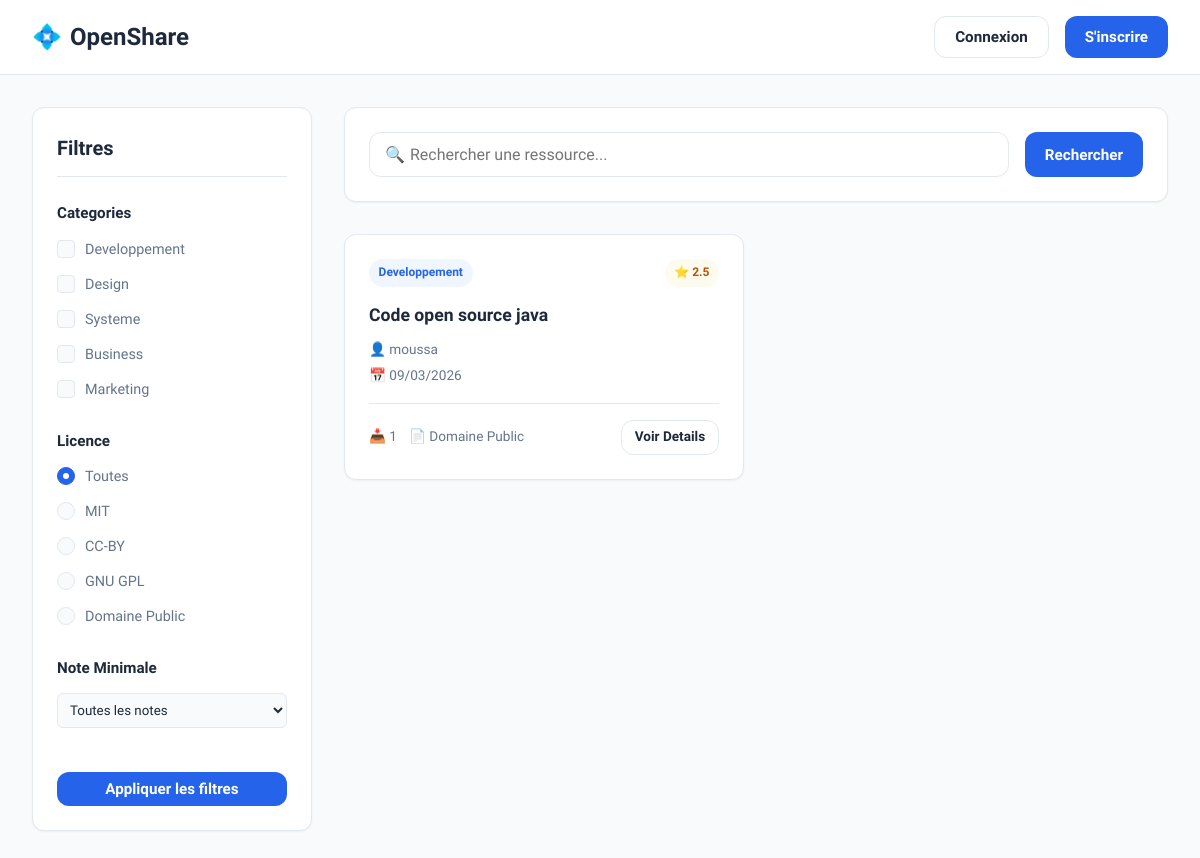
The page / on the database its author committed.
### tables this page shows
CREATE TABLE IF NOT EXISTS `ressources` (
  `id` int(11) NOT NULL AUTO_INCREMENT,
  `titre` varchar(255) NOT NULL,
  `description` text,
  `categorie` varchar(100) NOT NULL,
  `licence` varchar(100) NOT NULL,
  `fichier_url` varchar(255) NOT NULL,
  `auteur` varchar(100) NOT NULL,
  `auteur_id` int(11) DEFAULT NULL,
  `note_moyenne` decimal(3,2) NOT NULL DEFAULT '0.00',
  `nb_telechargements` int(11) NOT NULL DEFAULT '0',
  `statut` enum('en_attente','valide','rejete') NOT NULL DEFAULT 'valide',
  `date_ajout` timestamp NOT NULL DEFAULT CURRENT_TIMESTAMP,
  PRIMARY KEY (`id`),
  KEY `auteur_id` (`auteur_id`)
);

### index.php (the view, shortened to what this page needs)
<?php
$searchTitre = $_GET['titre'] ?? '';
$resources = [];
if (isset($pdo)) {
    try {
        $whereSql = "WHERE statut = 'valide'";
        $limit = 9;
        $page = isset($_GET['page']) ? (int)$_GET['page'] : 1;
        $offset = ($page - 1) * $limit;
        $sql = "SELECT * FROM ressources " . $whereSql . " ORDER BY nb_telechargements DESC LIMIT " . (int)$limit . " OFFSET " . (int)$offset;
        $stmt = $pdo->prepare($sql);
        $stmt->execute();
        $resources = $stmt->fetchAll();
    } catch (Exception $e) {
        $dbError = "Erreur de requete : " . $e->getMessage();
    }
}
$categories_disponibles = ['Developpement', 'Design', 'Systeme', 'Business', 'Marketing'];
$licences_disponibles = ['MIT', 'CC-BY', 'GNU GPL', 'Domaine Public'];
?>
<!DOCTYPE html>
<html lang="fr">
<head>
    <link rel="stylesheet" href="assets/css/style.css">
</head>
<body>
    <nav class="navbar">
        <div class="nav-container">
            <a href="index.php" class="logo">
                <span class="logo-icon">💠</span>
                OpenShare
            </a>
            <div class="nav-actions">
                <?php if(isset($_SESSION['user_id'])): ?>
                    <a href="profil.php" style="display:flex; align-items:center; margin-right:1rem; color:var(--text-muted); font-size:0.9rem; text-decoration:none;">
                        👤 <?= htmlspecialchars($_SESSION['user_name']) ?>
                    </a>
                    <a href="publish.php" class="btn btn-primary">Publier</a>
                    <a href="includes/auth.php?action=logout" class="btn btn-outline">Deconnexion</a>
                <?php else: ?>
                    <a href="login.php" class="btn btn-outline">Connexion</a>
                    <a href="registre.php" class="btn btn-primary">S'inscrire</a>
                <?php endif; ?>
            </div>
        </div>
    </nav>
    <main class="main-container">
        <aside class="sidebar">
            <h2 class="sidebar-title">Filtres</h2>
            <form action="index.php" method="GET" id="filter-form">
                <div class="filter-group">
                    <h3>Categories</h3>
                    <div class="filter-options">
                        <?php foreach($categories_disponibles as $cat): ?>
                        <label class="checkbox-container">
                            <span class="checkmark"></span>
                            <?= $cat ?>
                        </label>
                        <?php endforeach; ?>
                    </div>
                </div>
                <div class="filter-group">
                    <h3>Licence</h3>
                    <div class="filter-options">
                        <label class="radio-container">
                            <span class="radiomark"></span>
                            Toutes
                        </label>
                        <?php foreach($licences_disponibles as $lic): ?>
                        <label class="radio-container">
                            <span class="radiomark"></span>
                            <?= $lic ?>
                        </label>
                        <?php endforeach; ?>
                    </div>
                </div>
                <div class="filter-group">
                    <h3>Note Minimale</h3>
                    <select name="note" class="form-select" onchange="this.form.submit()">
                        <option value="">Toutes les notes</option>
                    </select>
                </div>
                <button type="submit" class="btn btn-primary btn-block" style="margin-top: 20px;">Appliquer les filtres</button>
            </form>
        </aside>
        <section class="content-area">
            <div class="search-header">
                <form action="index.php" method="GET" class="search-form">
                    <div class="search-input-wrapper">
                        <span class="search-icon">🔍</span>
                        <input type="text" name="titre" class="search-input" placeholder="Rechercher une ressource..." value="<?= htmlspecialchars($searchTitre) ?>">
                    </div>
                    <button type="submit" class="btn btn-primary">Rechercher</button>
                </form>
            </div>
            <div class="resource-grid">
                <?php if(empty($resources)): ?>
                    <div class="empty-state">
                        <p>Aucune ressource trouvee pour ces criteres.</p>
                    </div>
                <?php else: ?>
                    <?php foreach($resources as $res): ?>
                    <div class="card">
                        <div class="card-header">
                            <span class="badge badge-category"><?= htmlspecialchars($res['categorie']) ?></span>
                            <span class="badge badge-rating">⭐ <?= number_format($res['note_moyenne'], 1) ?></span>
                        </div>
                        <div class="card-body">
                            <h3 class="card-title"><?= htmlspecialchars($res['titre']) ?></h3>
                            <div class="card-meta">
                                <span>👤 <?= htmlspecialchars($res['auteur']) ?></span>
                                <span>📅 <?= date('d/m/Y', strtotime($res['date_ajout'])) ?></span>
                            </div>
                        </div>
                        <div class="card-footer">
                            <div class="stats">
                                <span class="stat-item">📥 <?= number_format($res['nb_telechargements'], 0, ',', ' ') ?></span>
                                <span class="stat-item licence-text">📄 <?= htmlspecialchars($res['licence']) ?></span>
                            </div>
                            <a href="detail.php?id=<?= $res['id'] ?>" class="btn btn-sm btn-outline">Voir Details</a>
                        </div>
                    </div>
                    <?php endforeach; ?>
                <?php endif; ?>
            </div>
        </section>
    </main>
</body>
</html>

### rows shown on the page
ressources: categorie "Developpement", note_moyenne "2.5", titre "Code open source java", auteur "moussa", date_ajout "09/03/2026", nb_telechargements "1", licence "Domaine Public"

### other values the page prints
$cat "Developpement"
$cat "Design"
$cat "Systeme"
$cat "Business"
$cat "Marketing"
$lic "MIT"
$lic "CC-BY"
$lic "GNU GPL"
$lic "Domaine Public"
